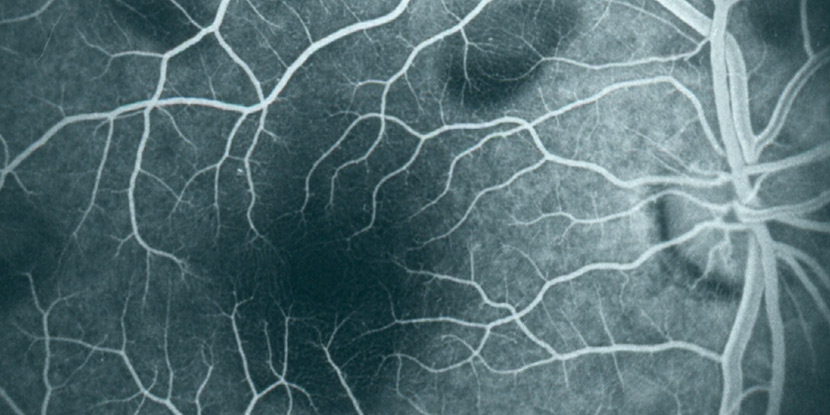
%> input picture angio.jpg, 830 x 415 px
$ octave PIM3.m   (GNU Octave 9; MATLAB toolbox functions it lacks are replaced by stand-ins)
%> lines starting %> are read from the running program, lines starting %| are printed output that depends on the picture
disp("PIM3")
angio=imread('angio.jpg');
%> angio is the input picture: size 415x830x3 uint8; mean R, G, B 84.7, 110.2, 114.9

figure(1);

imshow(angio);
kernel1=ones(11);
%Normalized kernel -> kernel divided by sum of its elements
%Convert to double to prevent saturation
img1=im2double(imfilter(angio,kernel1/sum(kernel1)));

%Convert back to uint8 to visualise from [0;1] to [0;255]
figure(2);
imshow(im2uint8(img1));


%%
figure(3);
kernel2=[0,0,0;0,1,0;0,0,0];
img2=im2double(imfilter(angio,kernel2/sum(kernel2)));
imshow(im2uint8(img2));
%%
disp("sec4")

kernel3=[-9;1;-9];
kernel4=[-8,-8,-8;7,7,7;-2,-2,-2];

img3=im2double(imfilter(angio,kernel3/sum(kernel3)));
img4=im2double(imfilter(angio,kernel4/sum(kernel4)));
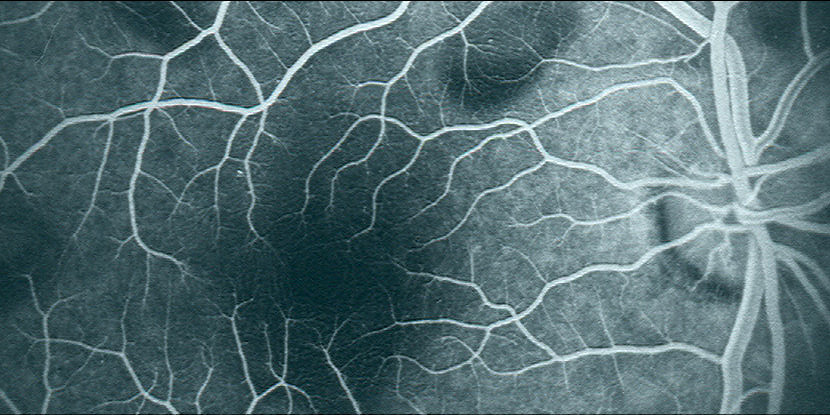
%> img4: size 415x830x3 double; mean R, G, B 0.331, 0.431, 0.449; mean of the top-left, top-right, bottom-left and bottom-right quarters 0.363, 0.528, 0.247, 0.477

figure(4), subplot(2,1,1),imshow(im2uint8(img3));
figure(4), subplot(2,1,2),imshow(im2uint8(img4));
%%
disp("sec5")
kernel5 = fspecial('average',[3,7])
kernel6 = fspecial('average',[11,11])

img5=im2double(imfilter(angio,kernel5/sum(kernel5)));
img6=im2double(imfilter(angio,kernel6/sum(kernel6)));

figure(5), subplot(3,1,1),imshow(angio),title('Original'),;
figure(5), subplot(3,1,2),imshow(im2uint8(img5)),title('Average Filter 3x7');
figure(5), subplot(3,1,3),imshow(im2uint8(img5)),title('Average Filter 11x11');

%%
% Convert the image to grayscale
gray_image = rgb2gray(angio);
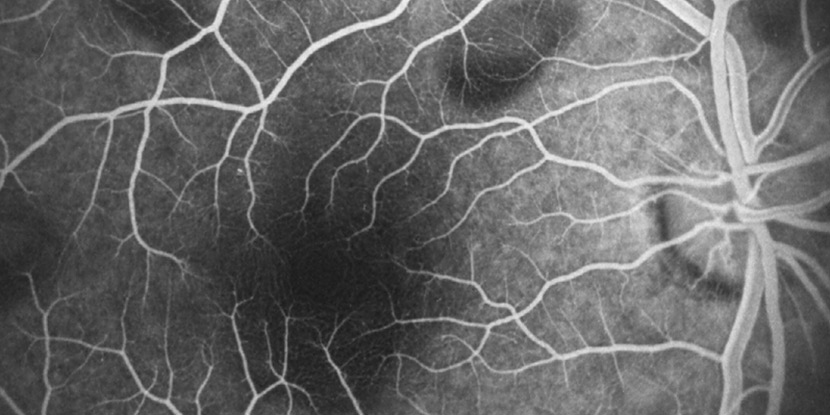
%> gray_image: size 415x830 uint8; min 25, max 244, mean 103.1

% Apply 5 different filters using fspecial method
filter1 = fspecial('average', [5 5]);
filter2 = fspecial('gaussian', [5 5], 0.5);
filter3 = fspecial('laplacian');
filter4 = fspecial('sobel');
filter5 = fspecial('prewitt');

% Apply each filter to the grayscale image
filtered1 = imfilter(gray_image, filter1);
filtered2 = imfilter(gray_image, filter2);
filtered3 = imfilter(gray_image, filter3);
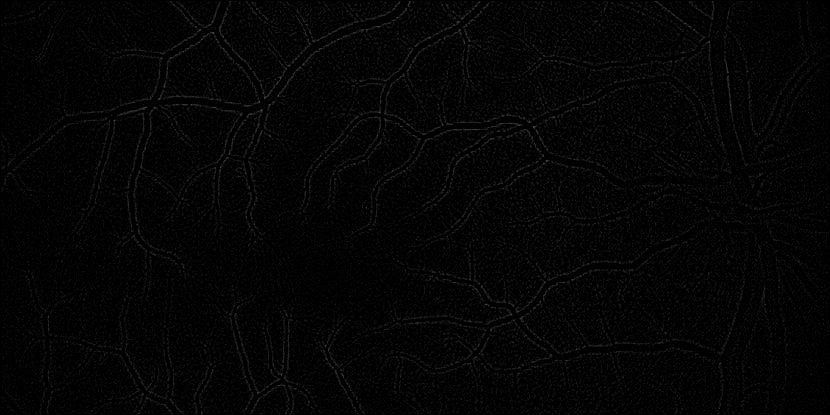
%> filtered3: size 415x830 uint8; min 0, max 79, mean 4.1
filtered4 = imfilter(gray_image, filter4);
filtered5 = imfilter(gray_image, filter5);
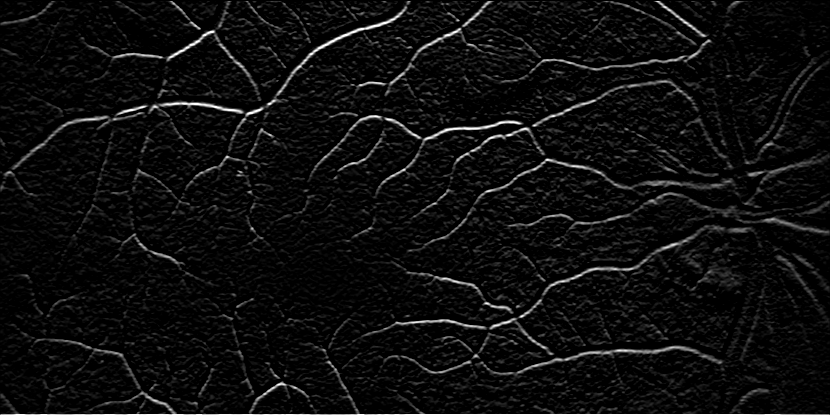
%> filtered5: size 415x830 uint8; min 0, max 255, mean 13.4
figure(6)
% Display the original and filtered images
subplot(2, 3, 1), imshow(angio), title('Original Image')
subplot(2, 3, 2), imshow(filtered1), title('Average Filter')
subplot(2, 3, 3), imshow(filtered2), title('Gaussian Filter')
subplot(2, 3, 4), imshow(filtered3), title('Laplacian Filter')
subplot(2, 3, 5), imshow(filtered4), title('Sobel Filter')
subplot(2, 3, 6), imshow(filtered5), title('Prewitt Filter')

%%

% Obtain the negative image using imadjust
negative = imadjust(angio, [0 1], [1 0]);
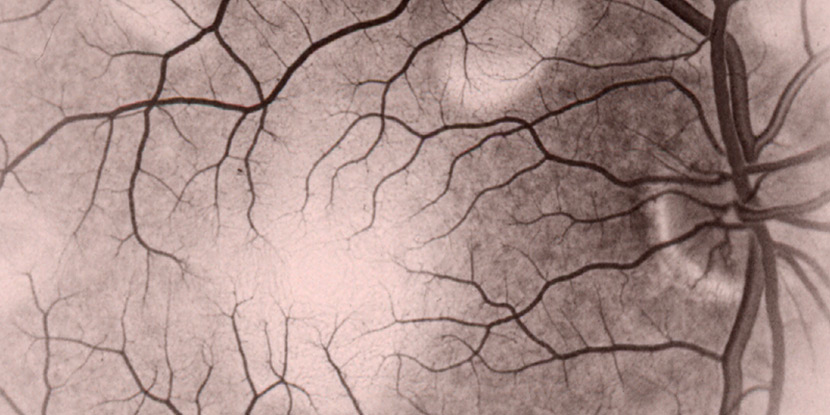
%> negative: size 415x830x3 uint8; mean R, G, B 170.3, 144.8, 140.1

% Define a 15 x 15 Gaussian filter
filter_size = 15;
filter_sigma = 2;
filter = fspecial('gaussian', [filter_size filter_size], filter_sigma);

% Apply the filter using different padding methods
result_replicate = imfilter(negative, filter, 'replicate');
result_symmetric = imfilter(negative, filter, 'symmetric');
result_circular = imfilter(negative, filter, 'circular');


figure(7);
% Display the results using subplot
subplot(2, 2, 1), imshow(negative), title('Negative Image');
subplot(2, 2, 2), imshow(result_replicate), title('Replicate Padding');
subplot(2, 2, 3), imshow(result_symmetric), title('Symmetric Padding');
subplot(2, 2, 4), imshow(result_circular), title('Circular Padding');

%%

gray_image = rgb2gray(angio);

% Define the sizes of the square masks
filteravg1 = fspecial('average', [3 3]);
filteravg2 = fspecial('average', [9 9]);
filteravg3 = fspecial('average', [25 25]);

result1 = imfilter(negative, filteravg1);
result2 = imfilter(negative, filteravg2);
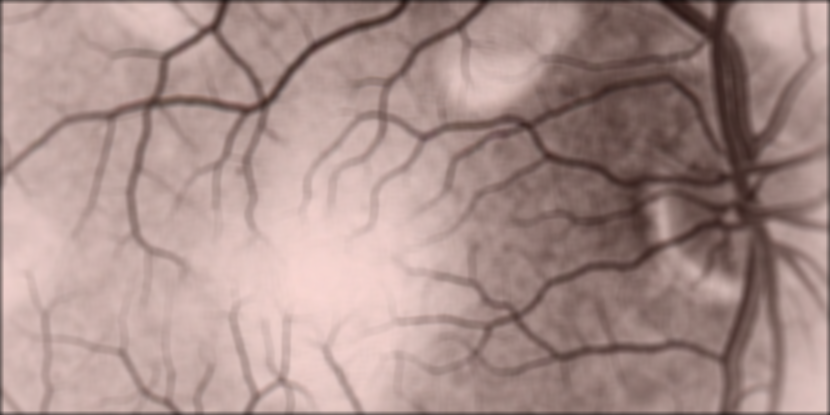
%> result2: size 415x830x3 uint8; mean R, G, B 168.9, 143.5, 138.9
result3 = imfilter(negative, filteravg3);
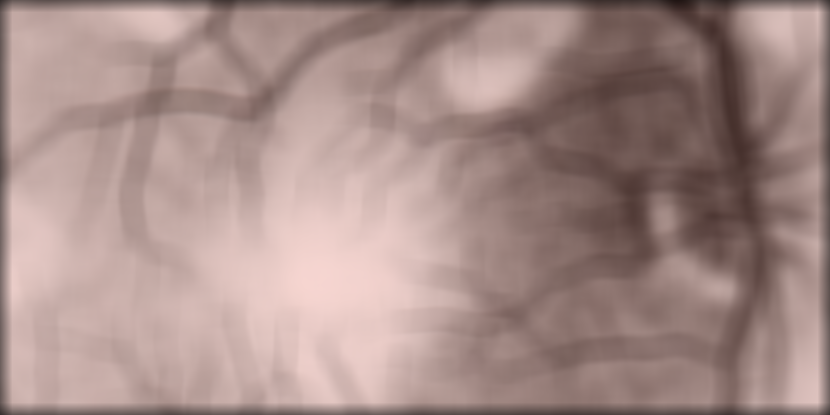
%> result3: size 415x830x3 uint8; mean R, G, B 166.3, 141.3, 136.7

subplot(2, 2, 1), imshow(angio), title('Image');
subplot(2, 2, 2), imshow(result1), title('3x3 avg');
subplot(2, 2, 3), imshow(result2), title('9x9 avg');
subplot(2, 2, 4), imshow(result3), title('25x25 avg ');
